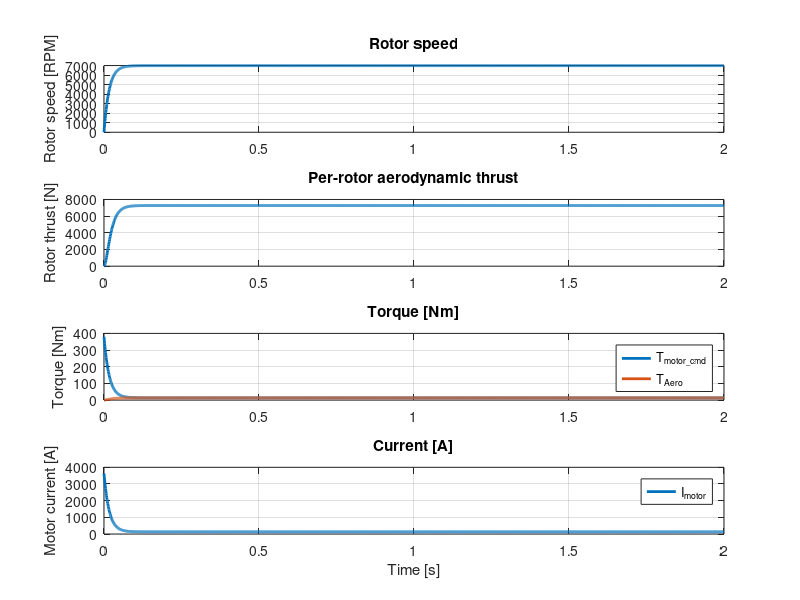

The MATLAB script that drew this image:

%% eVTOL hover simulation (fixed) - rotor aero torque + feedforward

clc;
clear;
close all;

m_total       = 3175;      % kg
g             = 9.81;      % m/s^2
n_rotors      = 4;
R             = 0.7;       % rotor radius [m]
rho           = 1.225;     % air density [kg/m^3]
omega_ref_rpm = 7000;      % RPM target
C_T           = 0.0147;    % thrust coeff (given)
K_t           = 0.1047;    % motor torque constant [Nm/A] (given)
K_tau         = 0.0018;    % rotor torque constant mapping (given) (T_aero = K_tau * F)
J             = 0.009;     % rotor inertia [kg*m^2] (your earlier value)
b             = 0.001;     % viscous damping [Nm/(rad/s)] (small)
Kp            = 0.5;       % P gain (tuneable)

% Simulation settings
dt            = 0.001;
t_end         = 2.0;
time          = 0:dt:t_end;
N             = length(time);

% Prealloc
omega         = zeros(1,N);  % rad/s
T_motor_cmd   = zeros(1,N);
I_motor       = zeros(1,N);
T_aero        = zeros(1,N);
F_rotor       = zeros(1,N);

% Derived
A             = pi*R^2;
omega_ref     = omega_ref_rpm * 2*pi/60;

% Feedforward: torque required at reference speed to produce hover thrust
F_total           = m_total * g;
F_per_rotor_hover = F_total / n_rotors;

% Compute omega_ref-based aero-torque (feedforward target)
% We need the rotor speed that produces F_per_rotor_hover if using C_T model.
% But user wants omega_ref=7000RPM as commanded; we'll compute aero torque at omega_ref
F_at_omega_ref   = C_T * rho * A * (omega_ref * R)^2;        % Thrust generated at 7000RPM
T_aero_ref       = K_tau * F_at_omega_ref;                   % Aero torque at 7000RPM

% If thrust at 7000RPM doesn't equal required hover thrust, 
% you might want to solve for omega_ref that satisfies F_per_rotor_hover.
% For now we keep omega_ref fixed and show whether thrust matches hover need.

% Initial condition
omega(1) = 0;

%% Main Loop
for k = 1 : N-1
    % aerodynamic thrust & torque at current speed
    F_rotor(k) = C_T * rho * A * (omega(k) * R)^2;    % [N]
    T_aero(k) = K_tau * F_rotor(k);                   % [Nm]
    
    % Controller: feedforward (T_aero at omega_ref) + P feedback on speed error
    T_ff = T_aero_ref;                                % feedforward to sustain hover at omega_ref
    T_fb = Kp * (omega_ref - omega(k));               % P controller
    T_motor_cmd(k) = T_ff + T_fb;
    
    % Motor current command
    I_motor(k) = T_motor_cmd(k) / K_t;
    
    % Rotor dynamics: J*omega_dot = T_motor - T_aero - b*omega
    omega_dot = (T_motor_cmd(k) - T_aero(k) - b*omega(k)) / J;
    omega(k+1) = omega(k) + dt * omega_dot;
end

%%
% Final step values
F_rotor(end)     = C_T*rho*A*(omega(end)*R)^2;
T_aero(end)      = K_tau*F_rotor(end);
T_motor_cmd(end) = T_aero_ref + Kp*(omega_ref - omega(end));
I_motor(end)     = T_motor_cmd(end)/K_t;

% Convert to RPM
omega_rpm = omega * 60/(2*pi);

% Plots
figure('Position',[100 100 700 600]);
subplot(4,1,1);
plot(time, omega_rpm, 'LineWidth',2); grid on;
ylabel('Rotor speed [RPM]');
title('Rotor speed');

subplot(4,1,2);
plot(time, F_rotor, 'LineWidth',2); grid on;
ylabel('Rotor thrust [N]');
title('Per-rotor aerodynamic thrust');

subplot(4,1,3);
plot(time, T_motor_cmd, 'LineWidth',2); hold on;
plot(time, T_aero, 'LineWidth',2);
ylabel('Torque [Nm]');
legend('T_{motor\_cmd}','T_{Aero}');
grid on;
title('Torque [Nm]');

subplot(4,1,4);
plot(time, I_motor, 'LineWidth',2);
ylabel('Motor current [A]');
xlabel('Time [s]');
legend('I_{motor}');
grid on;
title('Current [A]');

% Display final steady values
fprintf('Final rotor RPM: %.1f RPM\n', omega_rpm(end));
fprintf('Final per-rotor thrust: %.1f N (required: %.1f N)\n', F_rotor(end), F_per_rotor_hover);
fprintf('Final motor torque cmd: %.2f Nm, aero torque: %.2f Nm\n', T_motor_cmd(end), T_aero(end));
fprintf('Final motor current command: %.2f A\n', I_motor(end));
